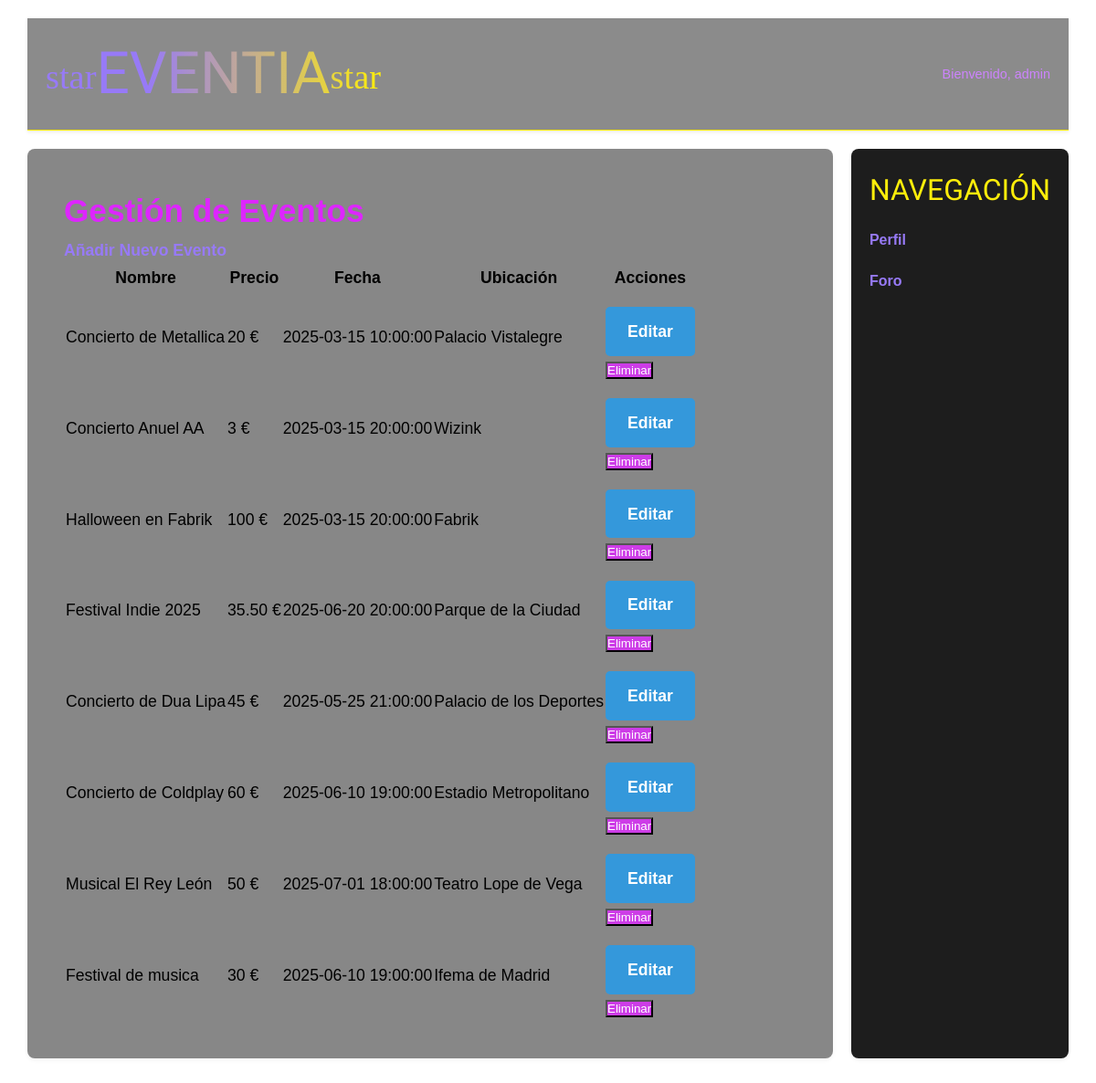
Page /moderar_eventos.php (signed in) on the committed database.
### tables this page shows
CREATE TABLE `eventos` (
  `id` int(11) NOT NULL,
  `nombre` varchar(255) NOT NULL,
  `precio` varchar(255) NOT NULL,
  `descripcion` text DEFAULT NULL,
  `fecha_inicio` datetime NOT NULL,
  `ubicacion` varchar(255) DEFAULT NULL,
  `organizador` varchar(100) DEFAULT NULL,
  `imagen` varchar(255) NOT NULL DEFAULT 'img/default.jpg',
  `entradas` int(11) NOT NULL DEFAULT 0
);

### includes/clases/eventos/Evento.php (called while the page is built, shortened)
<?php
class Evento {
    private $id;
    private $nombre;
    private $precio;
    private $fecha_inicio;
    private $ubicacion;
    private function __construct($id, $nombre, $precio, $descripcion, $fecha_inicio, $ubicacion, $organizador, $imagen, $entradas) {
        $this->id = $id;
        $this->nombre = $nombre;
        $this->precio = $precio;
        $this->fecha_inicio = $fecha_inicio;
        $this->ubicacion = $ubicacion;
    }
    public static function getEventos() {
        $conexion = Aplicacion::getInstance()->getConexionBd();
        $query = "SELECT id, nombre, precio, descripcion, fecha_inicio, ubicacion, organizador, imagen, entradas FROM eventos";
        $result = $conexion->query($query);
        $eventos = [];
        if ($result) {
            while ($row = $result->fetch_assoc()) {
                $eventos[] = new Evento(
                    $row['id'],
                    $row['nombre'],
                    $row['precio'],
                    $row['descripcion'],
                    $row['fecha_inicio'],
                    $row['ubicacion'],
                    $row['organizador'],
                    $row['imagen'],
                    $row['entradas']
                );
            }
        }
        return $eventos;
    }
    public function getId() {
        return $this->id;
    }
    public function getNombre() {
        return $this->nombre;
    }
    public function getPrecio() {
        return $this->precio;
    }
    public function getFecha() {
        return $this->fecha_inicio;
    }
    public function getUbicacion() {
        return $this->ubicacion;
    }
}

### includes/clases/Aplicacion.php (called while the page is built, shortened)
<?php
class Aplicacion {
    private static $instancia;
    public static function getInstance()
    {
        if (!self::$instancia instanceof self) {
            self::$instancia = new static();
        }
        return self::$instancia;
    }
    private $bdDatosConexion;
    private $inicializada;
    private $conn;
    private function __construct() {
        $this->inicializada = false;
    }
    public function init($bdDatosConexion, $rutaApp = '/', $dirInstalacion = __DIR__)
    {
        if (!$this->inicializada) {
            $this->bdDatosConexion = $bdDatosConexion;
            $this->conn = null;
            $this->inicializada = true;
        }
    }
    public function getConexionBd()
    {
        if (!$this->conn) {
            $bdHost = $this->bdDatosConexion['host'];
            $bdUser = $this->bdDatosConexion['user'];
            $bdPass = $this->bdDatosConexion['pass'];
            $bd = $this->bdDatosConexion['bd'];
            $conn = new \mysqli($bdHost, $bdUser, $bdPass, $bd);
            $this->conn = $conn;
        }
        return $this->conn;
    }
    public function usuarioLogueado()
    {
        return ($_SESSION['login'] ?? false) === true;
    }
    public function tieneRol($rol) {
        return $this->usuarioLogueado() && ($_SESSION['rol'] === $rol);
    }
}

### includes/config.php (called while the page is built, shortened)
<?php
spl_autoload_register(function ($class) {
    $prefix = 'es\\ucm\\fdi\\aw\\';
    $base_dir = implode(DIRECTORY_SEPARATOR, [__DIR__, 'clases', '']);
    $len = strlen($prefix);
    $relative_class = substr($class, $len);
    $file = $base_dir . str_replace('\\', '/', $relative_class) . '.php';
});

### moderar_eventos.php (the view, shortened to what this page needs)
<?php
require_once __DIR__.'/includes/config.php';
$app = Aplicacion::getInstance();
if ($app->tieneRol(Usuario::ADMIN_ROLE)) {
    $eventos = Evento::getEventos();
    $tablaEventos = '';
    foreach ($eventos as $evento) {
        $eventoId = $evento->getId();
        $tablaEventos .= <<<EOS
        <tr>
            <td>{$evento->getNombre()}</td>
            <td>{$evento->getPrecio()} €</td>
            <td>{$evento->getFecha()}</td>
            <td>{$evento->getUbicacion()}</td>
            <td>
                <a href="editar_evento.php?id={$eventoId}" class="boton-editar">Editar</a>
                <form action="moderar_eventos.php" method="POST">
                    <input type="hidden" name="evento_id" value="{$eventoId}">
                    <button type="submit" name="accion" value="eliminar"
                        class="boton-eliminar"
                        onclick="return confirm('¿Eliminar este evento permanentemente?')">
                        Eliminar
                    </button>
                </form>
            </td>
        </tr>
        EOS;
    }
    $contenidoPrincipal = <<<EOS
    <div class="admin-section">
        <h2>Gestión de Eventos</h2>
        <a href="anyadir_evento.php" class="boton-crear">Añadir Nuevo Evento</a>
        <table class="tabla-moderacion">
            <thead>
                <tr>
                    <th>Nombre</th>
                    <th>Precio</th>
                    <th>Fecha</th>
                    <th>Ubicación</th>
                    <th>Acciones</th>
                </tr>
            </thead>
            <tbody>
                $tablaEventos
            </tbody>
        </table>
    </div>
    EOS;
    }
    require __DIR__.'/includes/vistas/plantillas/plantilla.php';
?>

### css/estilo.css (style rules this page uses)
* { margin: 0; padding: 0; box-sizing: border-box; }
h2 { font-size: 2em; font-weight: bold; color: #7055c8; }
a { color: #977af7; text-decoration: none; font-weight: bold; transition: color 0.3s; }
body { font-family: Verdana, sans-serif; color: black; line-height: 1.6; margin: 0; min-height: 100vh; position: relative; }
body::before { content: ""; position: fixed; top: 0; left: 0; width: 100%; height: 100%; background: url('https://p4.wallpaperbetter.com/wallpaper/89/725/306/pixels-pixel-art-pixelated-cityscape-wallpaper-preview.jpg') no-repeat center center; background-size: cover; z-index: -1; }
h2, h3 { margin-top: 0; }
.boton-editar { display: inline-block; padding: 0.8rem 1.5rem; background-color: #3498db; color: white; border-radius: 5px; text-decoration: none; transition: transform 0.3s ease; margin-top: 1rem; }
button[type="submit"] { background-color: #cd3ce7; color: white; }
h2, h3 { color: #de25ff; margin-top: 0; }

### rows in the picture
eventos: nombre "Concierto de Metallica", precio "20", fecha_inicio "2025-03-15 10:00:00", ubicacion "Palacio Vistalegre"
eventos: nombre "Concierto Anuel AA", precio "3", fecha_inicio "2025-03-15 20:00:00", ubicacion "Wizink"
eventos: nombre "Halloween en Fabrik", precio "100", fecha_inicio "2025-03-15 20:00:00", ubicacion "Fabrik"
eventos: nombre "Festival Indie 2025", precio "35.50", fecha_inicio "2025-06-20 20:00:00", ubicacion "Parque de la Ciudad"
eventos: nombre "Concierto de Dua Lipa", precio "45", fecha_inicio "2025-05-25 21:00:00", ubicacion "Palacio de los Deportes"
eventos: nombre "Concierto de Coldplay", precio "60", fecha_inicio "2025-06-10 19:00:00", ubicacion "Estadio Metropolitano"
eventos: nombre "Musical El Rey León", precio "50", fecha_inicio "2025-07-01 18:00:00", ubicacion "Teatro Lope de Vega"
eventos: nombre "Festival de musica", precio "30", fecha_inicio "2025-06-10 19:00:00", ubicacion "Ifema de Madrid"

### other values in the picture
mostrarSaludo() "Bienvenido, admin"
